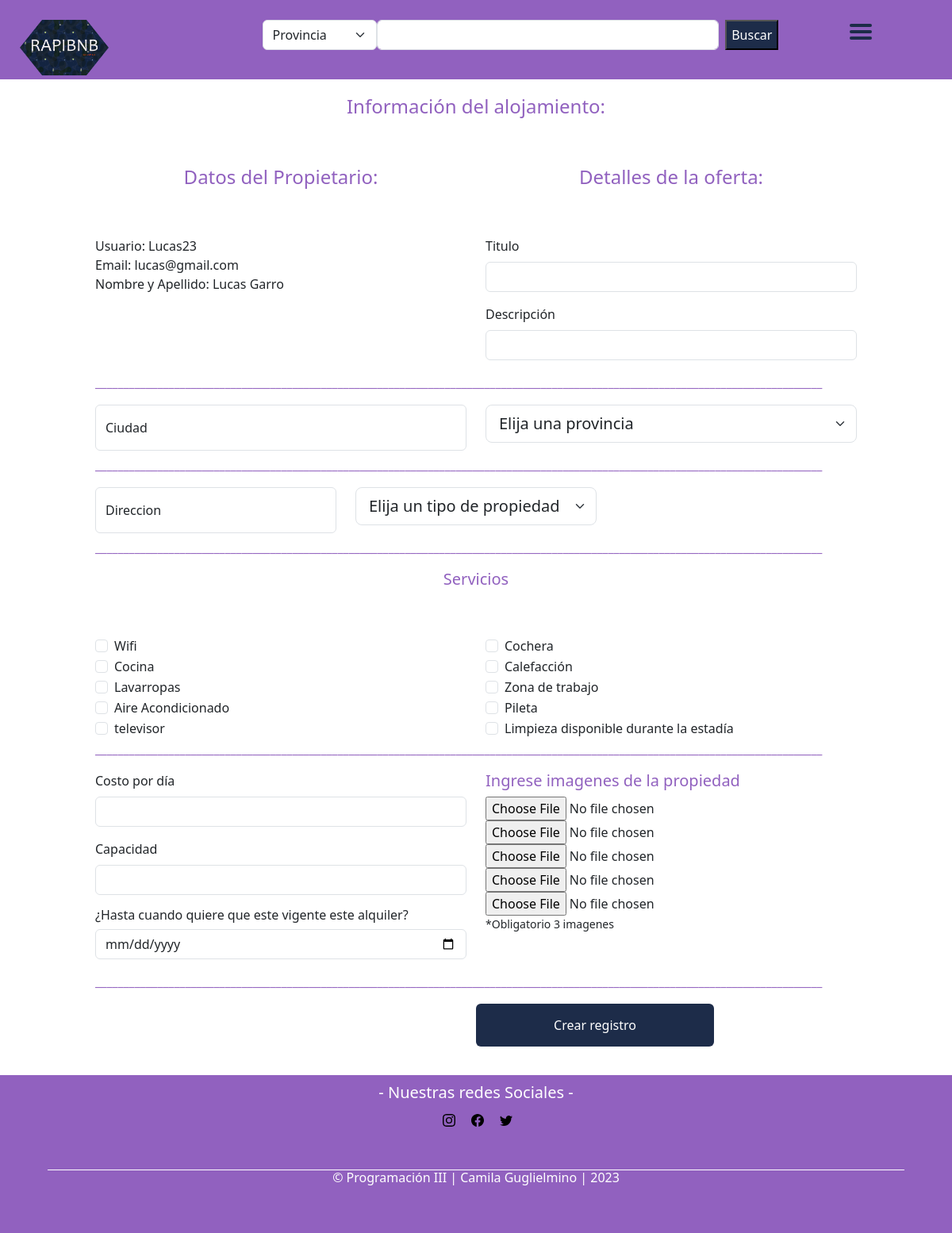
The app's page /formalojamiento.php (signed in) with its own data.
### tables this page shows
CREATE TABLE `registrousuario` (
  `id` int(11) NOT NULL,
  `correo` varchar(100) NOT NULL,
  `usuario` varchar(10) NOT NULL,
  `contra` varchar(6) NOT NULL,
  `contra2` varchar(6) NOT NULL,
  `tipo` varchar(100) NOT NULL,
  `nombre` varchar(40) NOT NULL,
  `apellido` varchar(40) NOT NULL,
  `edad` int(3) NOT NULL,
  `telefono` varchar(11) NOT NULL,
  `intereses` varchar(250) NOT NULL,
  `imagen` varchar(100) NOT NULL DEFAULT 'img_perfil\\R.jpeg',
  `files` varchar(100) NOT NULL,
  `bio` varchar(100) NOT NULL
);

### formalojamiento.php (the view, shortened to what this page needs)
<html>
<head>
  <link rel="stylesheet" href="externo/estilos.css" type="text/css">
  <link rel="stylesheet" href="externo/form.css" type="text/css">
  <link rel="stylesheet" href="https://cdn.jsdelivr.net/npm/bootstrap@4.6.2/dist/css/bootstrap.min.css">
  <link rel="stylesheet" href="https://cdn.jsdelivr.net/npm/bootstrap@5.3.1/dist/css/bootstrap.min.css">
</head>
<body>
  <header>
    <nav>
      <div class="grid-container">
        <div class="grid-item" style="text-align: left; padding: 20px;">
          <a href="index.php"> <img alt="logo" src="img/logo1.png" style="width: 7em; "></a>
        </div>
        <div class="grid-item" style="text-align: center; padding: 20px;">
        <form class="d-flex" role="search" method="GET" action="buscador.php">
        <select id="busqueda" name="busqueda" class="form-select" style="width: 30%; ">
              <option selected>Provincia</option>
              <option value="Tierra del Fuego">Tierra del Fuego</option><br>
            </select>
            <input class="form-control me-2" type="search" placeholder="" aria-label="Search" name="dato" id="dato">
          <input class="btn-bottom"  type="submit" name="enviar" value="Buscar">
        </form>
        </div>
        <div class="grid-item" style="text-align: right; padding: 20px; z-index: 1000;">
          <div class="hamburger">
            <div class="_layer -top"></div>
            <div class="_layer -mid"></div>
            <div class="_layer -bottom"></div>
          </div>
        </div>
      </div>
    </nav>
  </header>
  <main>
    <?php
    $email = $_SESSION['user'];
    require_once("basedatos/conexion.php");
    $sql = "SELECT * FROM registrousuario where correo='$email' ";
    $resultado = mysqli_query($conexRapiBnB, $sql);
    while ($row = mysqli_fetch_array($resultado)) {
      $ID = $row["id"];
      $usuario = $row['usuario'];
      $Nombre = $row['nombre'];
      $Apellido = $row['apellido'];
    }
    ?>
    <div class="contenedor">
      <form method="POST" enctype="multipart/form-data" action="BDalojamiento.php?ID=<?php echo $ID; ?>">
        <h4 class="titulo"> Informaci&oacuten del alojamiento:</h4>
        <div class="row">
          <div class="col">
            <h4 class="titulo"> Datos del Propietario:</h4>
            Usuario: <?php echo $usuario ?><br>
            Email: <?php echo $email ?><br>
            Nombre y Apellido: <?php echo $Nombre ?> <?php echo $Apellido ?><br>
          </div>
          <div class="col">
            <h4 class="titulo"> Detalles de la oferta:</h4>
            <div class="mb-3">
              <label for="formFile" class="form-label">Titulo</label>
              <input type="text" name="titulo" class="form-control">
            </div>
            <div class="mb-3">
              <label for="formFile" class="form-label"> Descripción </label>
              <input type="text" name="descripcion" class="form-control">
            </div>
          </div>
        </div>
        <div class="row">
          <p style="align-items: center; color: rgb(145, 97, 191)"> _________________________________________________________________________________________________________________________________</p>
        </div>
        <div class="row">
          <div class="col">
            <div class="form-floating">
              <input type="text" class=" form-control" id="floatingInputGrid" placeholder="ciudad" name="ciudad">
              <label for="floatingInputGrid" class="label">Ciudad</label>
            </div>
          </div>
          <div class="col">
            <select class="form-select form-select-lg mb-3" aria-label=".form-select-lg example" name="provincia">
              <option selected>Elija una provincia</option>
            </select>
          </div>
        </div>
        <div class="row">
          <p style="align-items: center; color: rgb(145, 97, 191)"> _________________________________________________________________________________________________________________________________</p>
        </div>
        <div class="row">
          <div class="col-4">
            <div class="form-floating">
              <input type="text" class="form-control" id="floatingInputGrid" placeholder="" name="direccion">
              <label for="floatingInputGrid" class="label">Direccion</label>
            </div>
          </div>
          <div class="col-4">
            <select class="form-select form-select-lg mb-3" aria-label=".form-select-lg " name="tipoPropiedad">>
              <option selected>Elija un tipo de propiedad</option>
            </select>
          </div>
        </div>
        <div class="row">
          <p style="align-items: center; color: rgb(145, 97, 191)"> _________________________________________________________________________________________________________________________________</p>
        </div>
        <div class="row">
          <h5 class="titulo">Servicios</h5>
          <div class="col">
          <div class="form-check">
            <input class="form-check-input" type="checkbox" name="servicios[]" value="wifi" id="flexCheckDefault">
            <label class="form-check-label" for="flexCheckDefault">
              Wifi
            </label>
          </div>
          <div class="form-check">
            <input class="form-check-input" type="checkbox" name="servicios[]" value="cocina" id="flexCheckDefault">
            <label class="form-check-label" for="flexCheckDefault">
              Cocina
            </label>
          </div>
          <div class="form-check">
            <input class="form-check-input" type="checkbox" name="servicios[]" value="lavarropas" id="flexCheckDefault">
            <label class="form-check-label" for="flexCheckDefault">
              Lavarropas
            </label>
          </div>
          <div class="form-check">
            <input class="form-check-input" type="checkbox" name="servicios[]" value="aireacondicionado" id="flexCheckDefault">
            <label class="form-check-label" for="flexCheckDefault">
              Aire Acondicionado
            </label>
          </div>
          <div class="form-check">
            <input class="form-check-input" type="checkbox" name="servicios[]" value="televisor" id="flexCheckDefault">
            <label class="form-check-label" for="flexCheckDefault">
              televisor
            </label>
          </div>
          </div>
          <div class="col">
          <div class="form-check">
            <input class="form-check-input" type="checkbox" name="servicios[]" value="cochera" id="flexCheckDefault">
            <label class="form-check-label" for="flexCheckDefault">
              Cochera
            </label>
          </div>
          <div class="form-check">
            <input class="form-check-input" type="checkbox" name="servicios[]" value="calefaccion" id="flexCheckDefault">
            <label class="form-check-label" for="flexCheckDefault">
            Calefacci&oacuten
            </label>
          </div>
          <div class="form-check">
            <input class="form-check-input" type="checkbox" name="servicios[]" value="zonadetrabajo" id="flexCheckDefault">
            <label class="form-check-label" for="flexCheckDefault">
            Zona de trabajo
            </label>
          </div>
          <div class="form-check">
            <input class="form-check-input" type="checkbox" name="servicios[]" value="pileta" id="flexCheckDefault">
            <label class="form-check-label" for="flexCheckDefault">
            Pileta
            </label>
          </div>
          <div class="form-check">
            <input class="form-check-input" type="checkbox" name="servicios[]" value="limpieza" id="flexCheckDefault">
            <label class="form-check-label" for="flexCheckDefault">
            Limpieza disponible durante la estadía
            </label>
          </div>
          </div>
        </div>
        <div class="row">
          <p style="align-items: center; color: rgb(145, 97, 191)"> _________________________________________________________________________________________________________________________________</p>
        </div>
        <div class="row">
          <div class="col">
          <div class="mb-3">
              <label for="formFile" class="form-label"> Costo por día</label>
              <input type="text" name="costo" class="form-control" required>
            </div>
            <div class="mb-3">
              <label for="formFile" class="form-label"> Capacidad </label>
              <input type="text" name="cupo" class="form-control" required>
            </div>
            <div class="mb-3">
              <h6>¿Hasta cuando quiere que este vigente este alquiler?</h6>
              <input type="date" name="fechafin" class="form-control" min="2023-11-17" required>
            </div>
          </div>
          <div class="col">
          <h5 style="color: rgb(145, 97, 191)">Ingrese imagenes de la propiedad</h5>
          <input type="file" name="imagen1" required>
          <input type="file" name="imagen2" required>
          <input type="file" name="imagen3" required>
          <input type="file" name="imagen4">
          <input type="file" name="imagen5"><br>
          <small>*Obligatorio 3 imagenes</small>
          </div>
        </div>
        <div class="row">
          <p style="align-items: center; color: rgb(145, 97, 191)"> _________________________________________________________________________________________________________________________________</p>
        </div>
        <input type="submit" class="submitBtn" name="oferta" value="Crear registro">
      </form>
    </div>
  </main>
</body>
<footer>
  <div class="contenedor-footer">
    <div class="content-foo">
      <h5> - Nuestras redes Sociales - </h5>
      <div class="contenedor-icono">
        <div class="container">
          <div class="col">
            <div class="row justify-content-md-center">
              <div class="col col-lg-2">
                <a href="https://www.instagram.com/" TARGET="_blank">
                </a>
              </div>
              <div class="col col-lg-2"">
            <a href=" https://www.facebook.com" TARGET="_blank">
                </a>
              </div>
              <div class="col col-lg-2">
                <a href="https://twitter.com/ TARGET=" _blank">
                </a>
              </div>
            </div>
          </div>
        </div>
      </div>
    </div>
  </div>
  <h6 class="titulo-final">&copy; Programación III | Camila Guglielmino | 2023</h6>
</footer>
</html>

### externo/estilos.css (style rules this page uses)
body { font-family: serif; }
.contenedor { padding: 20px; width: 90%; max-width: 1000px; margin: auto; overflow: hidden; }
.titulo { color: rgb(145, 97, 191); text-align: center; margin-bottom: 60px; }
footer { background-color: rgb(145, 97, 191); padding: 10px 0 0px 0; margin: auto; overflow: hidden; }
.btn-bottom { background-color: #1D2C49 !important; color: #fff !important; }
.contenedor-footer { display: flex; width: 90%; justify-content: space-evenly; margin: auto; padding-bottom: 50px; border-bottom: 1px solid #fff; }
.content-foo { text-align: center; }
.content-foo h5 { color: #fff; padding-bottom: 5px; margin-bottom: 10px; }
.titulo-final { color: #fff; text-align: center; margin-bottom: 60px; }
.grid-container { display: grid; column-gap: 30px; grid-template-columns: auto auto auto; padding: 5px; z-index: 1000; }
.grid-item { padding: 10px; text-align: center; }
header { width: 100%; height: 100px; background-color: rgb(145, 97, 191); }

### externo/form.css (style rules this page uses)
::placeholder { color: grey; }
.submitBtn { width: 300px !important; display: block; position: relative; left: 480; padding: 15px 30px; border: none; background-color: #1D2C49; color: white; border-radius: 6px; cursor: pointer; font-size: 16px; }

### formalojamiento.php (style rules this page uses)
.hamburger { position: fixed; background-color: transparent; top: 10; height: 30px; width: 30px; padding: 20px 20px; -webkit-transform: translate3d(0, 0, 0); transform: translate3d(0, 0, 0); -webkit-transition: -webkit-transform 0.25s cubic-bezier(0.05, 1.04, 0.72, 0.98); transition: transform 0.25s cubic-bezier(0.05, 1.04, 0.72, 0.98); z-index: 1004 !important; cursor: pointer; -webkit-user-select: none; -moz-user-select: none; -ms-user-select: none; user-select: none; }
._layer { background: #1D2C49; margin-bottom: 4px; border-radius: 2px; width: 28px; height: 4px; opacity: 10; -webkit-transform: translate3d(0, 0, 0); transform: translate3d(0, 0, 0); -webkit-transition: all 0.25s cubic-bezier(0.05, 1.04, 0.72, 0.98); transition: all 0.25s cubic-bezier(0.05, 1.04, 0.72, 0.98); }

### records on screen
registrousuario: usuario "Lucas23", nombre "Lucas", apellido "Garro"

### other values on screen
$email "lucas@gmail.com"
